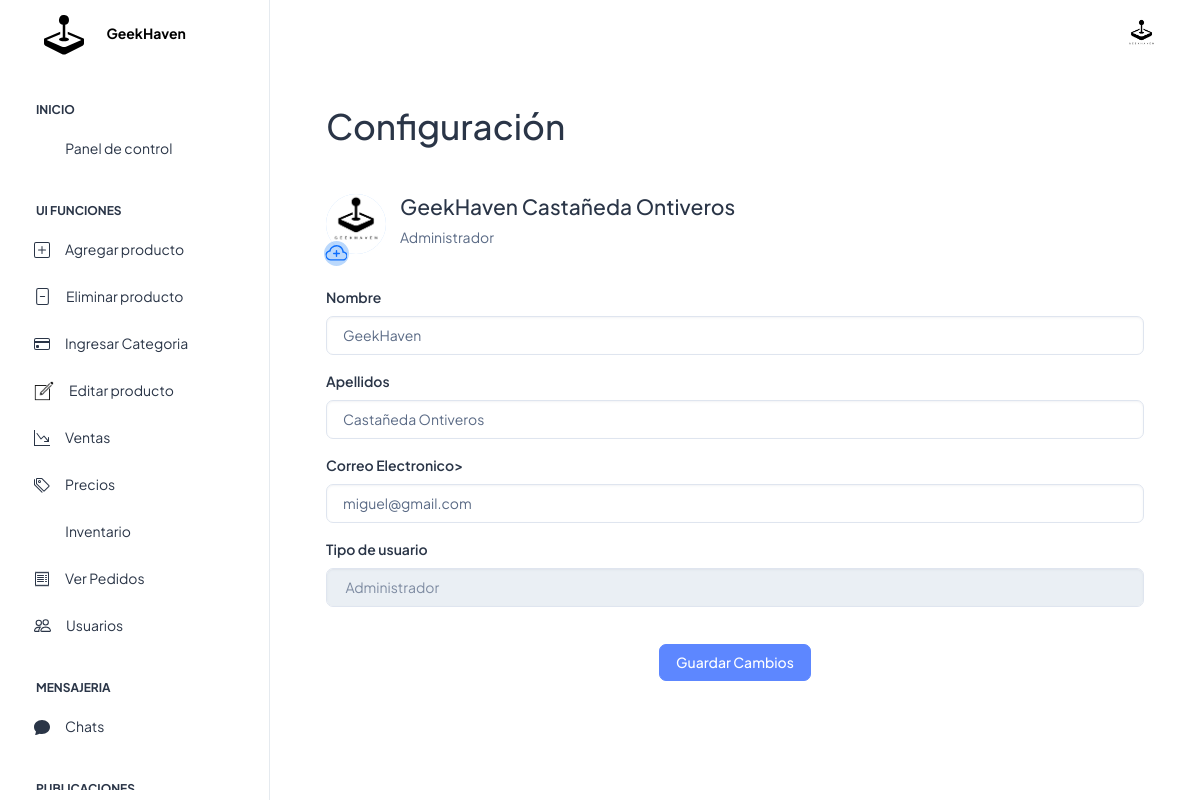
/src/views/admin/html/mi_cuenta.php (signed in), run on the app's committed database.
### tables this page shows
CREATE TABLE `usuarios` (
  `id_usuario` int(11) NOT NULL,
  `telefono` varchar(10) DEFAULT NULL,
  `contrasena` varchar(1000) DEFAULT NULL,
  `id_persona` int(11) DEFAULT NULL,
  `codigo_reset_passwd` int(11) DEFAULT NULL,
  `estado` int(11) DEFAULT NULL,
  `tipo_usuario` int(11) DEFAULT NULL,
  `reputacion` int(11) DEFAULT NULL,
  `imagen` varchar(1000) DEFAULT NULL
);

CREATE TABLE `personas` (
  `id_persona` int(11) NOT NULL,
  `nombre` varchar(30) DEFAULT NULL,
  `apellido` varchar(30) DEFAULT NULL,
  `info` varchar(50) DEFAULT NULL,
  `correo` varchar(100) DEFAULT NULL
);

### src/data/Database.php (called while the page is built, shortened)
<?php
class Database
{
    private $servername = "localhost";
    private $username = "root";
    private $password = "";
    private $dbname = "geekhaven";
    private $conn;
    public function __construct()
    {
        try {
            $this->conn = new PDO("mysql:host=$this->servername;dbname=$this->dbname", $this->username, $this->password);
            $this->conn->setAttribute(PDO::ATTR_ERRMODE, PDO::ERRMODE_EXCEPTION);
            $this->conn->exec("set names utf8");
        } catch (PDOException $e) {
            echo "Error en la conexión: " . $e->getMessage();
        }
    }
    public function ejecutarConsulta($sql, $params = [])
    {
        try {
            $stmt = $this->conn->prepare($sql);
            $stmt->execute($params);
            return $stmt;
        } catch (PDOException $e) {
            echo "Error en la consulta: " . $e->getMessage();
            return null;
        }
    }
    public function seleccionarDatos($sql, $params = [])
    {
        $stmt = $this->ejecutarConsulta($sql, $params);
        if ($stmt) {
            return $stmt->fetchAll(PDO::FETCH_ASSOC);
        } else {
            return null;
        }
    }
}
?>

### src/views/admin/html/mi_cuenta.php (the view, shortened to what this page needs)
<?php
    $db = new Database;
$sql="SELECT * FROM personas INNER JOIN usuarios on personas.id_persona=usuarios.id_persona WHERE usuarios.tipo_usuario=0 and usuarios.id_usuario=41";
$datos_admin=$db->seleccionarDatos($sql);
foreach($datos_admin as $datos_admin){
$nombre=$datos_admin['nombre'];
$apellido=$datos_admin['apellido'];
$tipo_usuario=$datos_admin['tipo_usuario'];
$correo=$datos_admin['correo'];
$img=$datos_admin['imagen'];
}
?>
<!doctype html>
<html lang="en">
<head>
  <link rel="stylesheet" href="../assets/css/styles.min.css" />
</head>
<body>
<?php include('navbar.php') ?>
   <div class="container-fluid">
        <div class="container-fluid">
          <div class="" style="padding:20px">
          <div style="padding:0px">
    <h1 id="chats">Configuración</h1>
<br>
    <div>
        <div id="back_form"  class="chat-container" >
    <form action="" method="post" enctype="multipart/form-data" style="display:contents;margin-top: 0;">
<label for="imagen" class="label-imagen">
  <div id="imagen-preview" class="imagen-preview">
    <img  id="imagen-preview" src="img_profile/<?php echo $img;?>" onerror="this.style.display='none';" onload="">
    <center>
      <label for="imagen" class="label-imagen">
    </center>
  </div>
</label>
            <div class="chat-content text-truncate">
                <div class="chat-header">
                    <h4 class="text-truncate" id="nombrechat"><?php echo $nombre . ' '. $apellido ?></h4>
                </div>
                <div class="text-truncate" id="mensajechat" >
                  <?php if($tipo_usuario==0){
                    echo "Administrador";
                  } ?>
                </div>
                <br>
       </form>
            </div>
            <br><br>
        </div>
                  <form action="" method="POST">
                    <div class="mb-3">
                      <label for="exampleInputEmail1" class="form-label">Nombre</label>
                      <input type="text" class="form-control" id="exampleInputEmail1" name="nombre" aria-describedby="emailHelp" value="<?php echo $nombre ?>">
                    </div>
                    <div class="mb-3">
                      <label for="exampleInputPassword1" class="form-label">Apellidos</label>
                      <input type="text" class="form-control" id="exampleInputPassword1" name="apellido" value="<?php echo $apellido ?>">
                    </div>
                    <div class="mb-3">
                      <label for="exampleInputPassword1" class="form-label">Correo Electronico></label>
                      <input type="text" class="form-control" id="exampleInputPassword1" name="correo" value="<?php echo $correo ?>">
                    </div>
                    <fieldset disabled>
                    <div class="mb-3">
                        <label for="disabledTextInput" class="form-label">Tipo de usuario</label>
                        <input type="text" id="disabledTextInput" class="form-control" placeholder=" <?php if($tipo_usuario==0){
                    echo "Administrador";
                  } ?>">
                      </div>
                    </fieldset>
                    <br>
                   <center> <button type="submit" name="guardar_datos_personales"  class="btn btn-primary">Guardar Cambios</button></center>
                  </form>
                </div>
          </div>
        </div>
      </div>
    </div>
  </div>

### src/views/admin/html/navbar.php (shortened to what this page needs)
<?php
$sql="SELECT * FROM personas INNER JOIN usuarios on personas.id_persona=usuarios.id_persona WHERE usuarios.tipo_usuario=0 and usuarios.id_usuario=41";
$img_admin=$db->seleccionarDatos($sql);
foreach($img_admin as $img_admin){
$img_ad=$img_admin['imagen'];
}
?>
<div class="page-wrapper" id="main-wrapper" data-layout="vertical" data-navbarbg="skin6" data-sidebartype="full"
    data-sidebar-position="fixed" data-header-position="fixed">
    <aside class="left-sidebar" style="    background: #ffffffde; backdrop-filter: blur(70px);">
      <div>
        <div class="brand-logo d-flex align-items-center justify-content-between">
          <a href="/geekhaven/src/views/admin/index.php" class="text-nowrap logo-img">
            <b style="color: black;">GeekHaven</b>
          </a>
        </div>
        <nav class="sidebar-nav scroll-sidebar" data-simplebar="">
          <ul id="sidebarnav">
            <li class="nav-small-cap">
              <span class="hide-menu">Inicio</span>
            </li>
            <li class="sidebar-item">
              <a class="sidebar-link" href="/geekhaven/src/views/admin/index.php" aria-expanded="false">
                <span>
                  <i class="ti ti-layout-dashboard"></i>
                </span>
                <span class="hide-menu">Panel de control</span>
              </a>
            </li>
            <li class="nav-small-cap">
              <span class="hide-menu">UI Funciones</span>
            </li>
            <li class="sidebar-item">
              <a class="sidebar-link" href="html/agregar_producto.php" aria-expanded="false">
                <span>
                </span>
                <span class="hide-menu">Agregar producto</span>
              </a>
            </li>
            <li class="sidebar-item">
              <a class="sidebar-link" href="html/agregar_producto.php" aria-expanded="false">
                <span>
                </span>
                <span  class="hide-menu">Eliminar producto</span>
              </a>
            </li>
            <li class="sidebar-item">
              <a class="sidebar-link" href="html/agregar_producto.php" aria-expanded="false">
                <span>
                </span>
                <span class="hide-menu">Ingresar Categoria</span>
              </a>
            </li>
            <li class="sidebar-item">
              <a class="sidebar-link" href="html/ui-alerts.html" aria-expanded="false">
                <span>
                  <img style="width: 20px; height: 20px;">
                </span>
                <span class="hide-menu">Editar producto</span>
              </a>
            </li>
            <li class="sidebar-item">
              <a class="sidebar-link" href="html/ui-card.html" aria-expanded="false">
                <span>
                </span>
                <span class="hide-menu">Ventas</span>
              </a>
            </li>
            <li class="sidebar-item">
              <a class="sidebar-link" href="html/ui-card.html" aria-expanded="false">
                <span>
                </span>
                <span class="hide-menu">Precios</span>
              </a>
            </li>
            <li class="sidebar-item">
              <a class="sidebar-link" href="html/ui-forms.html" aria-expanded="false">
                <span>
                  <i class="ti ti-file-description"></i>
                </span>
                <span class="hide-menu">Inventario</span>
              </a>
            </li>
            <li class="sidebar-item">
              <a class="sidebar-link" href="html/ui-forms.html" aria-expanded="false">
                <span>
                </span>
                <span class="hide-menu">Ver Pedidos</span>
              </a>
            </li>
            <li class="sidebar-item">
              <a class="sidebar-link" href="html/ui-typography.html" aria-expanded="false">
                <span>
                </span>
                <span class="hide-menu">Usuarios</span>
              </a>
            </li>
            <li class="nav-small-cap">
              <span class="hide-menu">Mensajeria</span>
            </li>
            <li class="sidebar-item">
              <a class="sidebar-link" href="/geekhaven/templates/mensajeria/index.php" aria-expanded="false">
                <span>
                </span>
                <span class="hide-menu">Chats</span>
              </a>
            </li>
            <li class="nav-small-cap">
              <span class="hide-menu">Publicaciones</span>
            </li>
          </ul>
        </nav>
      </div>
    </aside>
    <div class="body-wrapper">
      <header class="app-header" style="    background: #ffffffde;backdrop-filter: blur(70px);">
        <nav class="navbar navbar-expand-lg navbar-light">
          <div class="navbar-collapse justify-content-end px-0" id="navbarNav">
            <ul class="navbar-nav flex-row ms-auto align-items-center justify-content-end">
              <li class="nav-item dropdown">
                <a class="nav-link nav-icon-hover" href="javascript:void(0)" id="drop2" data-bs-toggle="dropdown"
                  aria-expanded="false">
                  <img src="/geekhaven/src/views/admin/html/img_profile/<?php echo $img_ad;?>" alt="" width="35" height="35" class="rounded-circle">
                </a>
              </li>
            </ul>
          </div>
        </nav>
      </header>

### src/views/admin/html/mi_cuenta.php (style rules this page uses)
.imagen-preview { margin: auto; max-width: 60px; max-height: 60px; width: 60px; height: 60px; border-radius: 50%; border: 0px solid #0d6efd; position: relative; top: 0px; background-color: #2787f552; object-fit: cover; }
.imagen-preview img { margin: auto; max-width: 100%; max-height: 100%; width: 75px; height: 75px; border-radius:50%; }
.chat-container { display: flex; width: 100%; padding-left: 0px; padding-right: 0px; padding-top: 18px; padding-bottom: 18px; }
.chat-content { flex: 1; }
.chat-header { display: flex; justify-content: space-between; align-items: center; }

### data on the page
usuarios: imagen (picture), id_persona.nombre "GeekHaven", id_persona.apellido "Castañeda Ontiveros", nombre "GeekHaven", apellido "Castañeda Ontiveros", correo "miguel@gmail.com"
